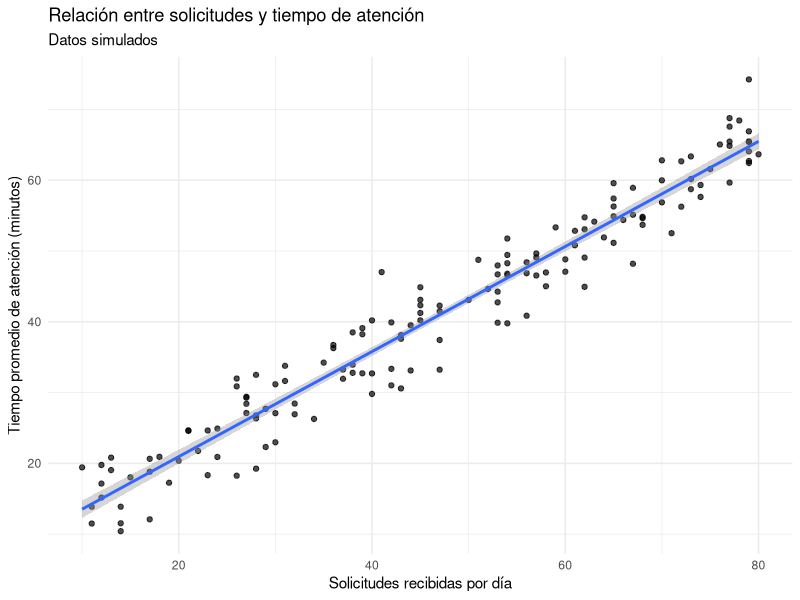
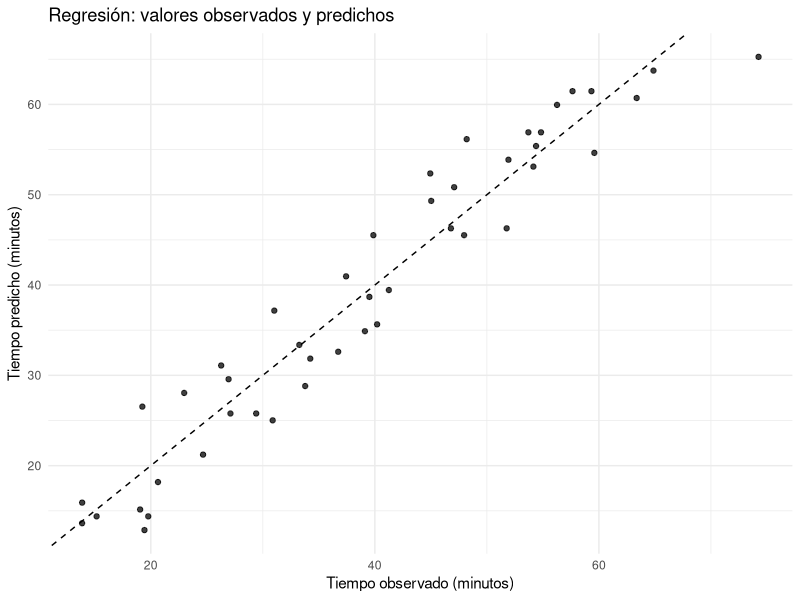
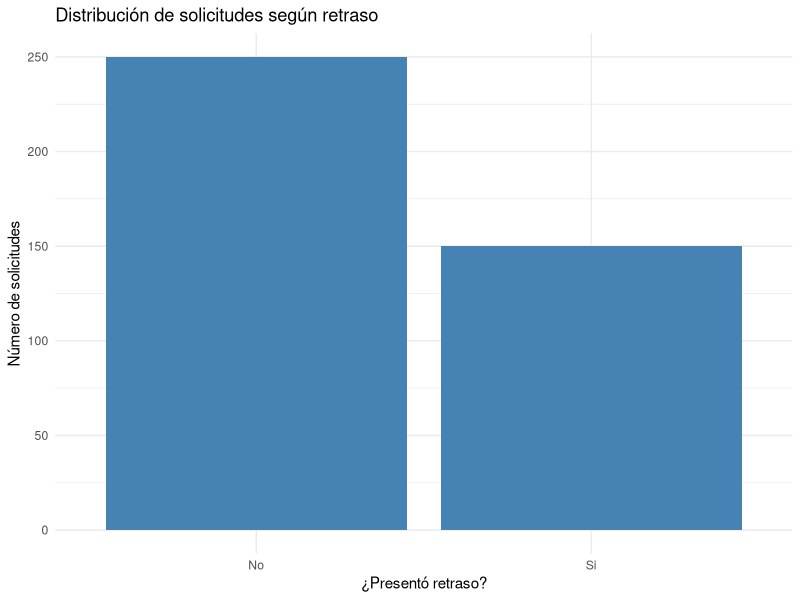
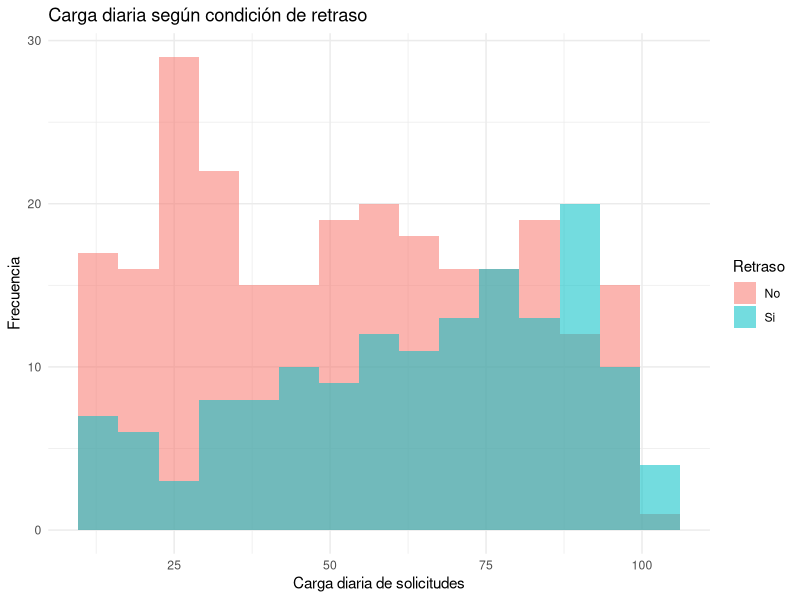

These charts were generated, in order, by the following R code:
## ---- chunk 1
ipak <- function(pkg){

  options(repos = c(CRAN="https://cloud.r-project.org"))

  new.pkg <- pkg[!(pkg %in% rownames(installed.packages()))]

  if(length(new.pkg)) install.packages(new.pkg, dependencies = TRUE)

  invisible(lapply(pkg, function(p)
    suppressPackageStartupMessages(library(p, character.only = TRUE))
  ))
}

packages <- c("tidyverse","kableExtra","psych","readxl")

ipak(packages)
## ---- chunk 2
# Instalar una sola vez, si es necesario:
# install.packages("ggplot2")

library(ggplot2)

set.seed(2026)
## ---- chunk 3
set.seed(2026)

n <- 150

datos_reg <- data.frame(
  dia = 1:n,
  solicitudes = sample(10:80, n, replace = TRUE)
)

datos_reg$tiempo <- 6 +
  0.75 * datos_reg$solicitudes +
  rnorm(n, mean = 0, sd = 4)

head(datos_reg)
## ---- chunk 4
ggplot(datos_reg, aes(x = solicitudes, y = tiempo)) +
  geom_point(alpha = 0.7) +
  geom_smooth(method = "lm", se = TRUE) +
  labs(
    title = "Relación entre solicitudes y tiempo de atención",
    subtitle = "Datos simulados",
    x = "Solicitudes recibidas por día",
    y = "Tiempo promedio de atención (minutos)"
  ) +
  theme_minimal()
## ---- chunk 5
set.seed(123)

n_reg <- nrow(datos_reg)
id_train_reg <- sample(
  seq_len(n_reg),
  size = floor(0.70 * n_reg)
)

train_reg <- datos_reg[id_train_reg, ]
test_reg <- datos_reg[-id_train_reg, ]
## ---- chunk 6
modelo_reg <- lm(
  tiempo ~ solicitudes,
  data = train_reg
)

summary(modelo_reg)
## ---- chunk 7
pred_reg <- predict(
  modelo_reg,
  newdata = test_reg
)

mae <- mean(abs(test_reg$tiempo - pred_reg))
rmse <- sqrt(mean((test_reg$tiempo - pred_reg)^2))

data.frame(
  metrica = c("MAE", "RMSE"),
  valor = c(mae, rmse)
)
## ---- chunk 8
comparacion_reg <- data.frame(
  observado = test_reg$tiempo,
  predicho = as.numeric(pred_reg)
)

ggplot(comparacion_reg, aes(x = observado, y = predicho)) +
  geom_point(alpha = 0.75) +
  geom_abline(
    slope = 1,
    intercept = 0,
    linetype = "dashed"
  ) +
  labs(
    title = "Regresión: valores observados y predichos",
    x = "Tiempo observado (minutos)",
    y = "Tiempo predicho (minutos)"
  ) +
  theme_minimal()
## ---- chunk 9
nuevo_caso <- data.frame(solicitudes = 50)

predict(
  modelo_reg,
  newdata = nuevo_caso,
  interval = "prediction",
  level = 0.95
)
## ---- chunk 10
set.seed(2026)

n_clas <- 400

datos_clas <- data.frame(
  documentos = sample(1:12, n_clas, replace = TRUE),
  carga_diaria = sample(10:100, n_clas, replace = TRUE),
  complejidad = sample(
    c("Baja", "Media", "Alta"),
    n_clas,
    replace = TRUE,
    prob = c(0.35, 0.40, 0.25)
  )
)

datos_clas$complejidad <- factor(
  datos_clas$complejidad,
  levels = c("Baja", "Media", "Alta")
)

# Probabilidad simulada de retraso
eta <- -3.2 +
  0.12 * datos_clas$documentos +
  0.025 * datos_clas$carga_diaria +
  ifelse(datos_clas$complejidad == "Media", 0.5, 0) +
  ifelse(datos_clas$complejidad == "Alta", 1.1, 0)

prob_retraso <- plogis(eta)

datos_clas$retraso <- rbinom(
  n_clas,
  size = 1,
  prob = prob_retraso
)

datos_clas$retraso <- factor(
  datos_clas$retraso,
  levels = c(0, 1),
  labels = c("No", "Si")
)

head(datos_clas)
## ---- chunk 11
ggplot(datos_clas, aes(x = retraso)) +
  geom_bar(fill = "steelblue") +
  labs(
    title = "Distribución de solicitudes según retraso",
    x = "¿Presentó retraso?",
    y = "Número de solicitudes"
  ) +
  theme_minimal()
## ---- chunk 12
ggplot(
  datos_clas,
  aes(x = carga_diaria, fill = retraso)
) +
  geom_histogram(
    bins = 15,
    position = "identity",
    alpha = 0.55
  ) +
  labs(
    title = "Carga diaria según condición de retraso",
    x = "Carga diaria de solicitudes",
    y = "Frecuencia",
    fill = "Retraso"
  ) +
  theme_minimal()
## ---- chunk 13
set.seed(321)

n_clas <- nrow(datos_clas)

id_train_clas <- sample(
  seq_len(n_clas),
  size = floor(0.70 * n_clas)
)

train_clas <- datos_clas[id_train_clas, ]
test_clas <- datos_clas[-id_train_clas, ]
## ---- chunk 14
modelo_clas <- glm(
  retraso ~ documentos + carga_diaria + complejidad,
  data = train_clas,
  family = binomial
)

summary(modelo_clas)
## ---- chunk 15
prob_pred <- predict(
  modelo_clas,
  newdata = test_clas,
  type = "response"
)

umbral <- 0.50

clase_pred <- ifelse(
  prob_pred >= umbral,
  "Si",
  "No"
)

clase_pred <- factor(
  clase_pred,
  levels = c("No", "Si")
)
## ---- chunk 16
matriz <- table(
  Observado = test_clas$retraso,
  Predicho = clase_pred
)

matriz
## ---- chunk 17
VN <- matriz["No", "No"]
FP <- matriz["No", "Si"]
FN <- matriz["Si", "No"]
VP <- matriz["Si", "Si"]

accuracy <- (VP + VN) / sum(matriz)

precision <- ifelse(
  VP + FP == 0,
  NA,
  VP / (VP + FP)
)

recall <- ifelse(
  VP + FN == 0,
  NA,
  VP / (VP + FN)
)

specificity <- ifelse(
  VN + FP == 0,
  NA,
  VN / (VN + FP)
)

f1 <- ifelse(
  is.na(precision) || is.na(recall) ||
    precision + recall == 0,
  NA,
  2 * precision * recall / (precision + recall)
)

metricas_clas <- data.frame(
  metrica = c(
    "Exactitud",
    "Precisión",
    "Sensibilidad",
    "Especificidad",
    "F1"
  ),
  valor = c(
    accuracy,
    precision,
    recall,
    specificity,
    f1
  )
)

metricas_clas
